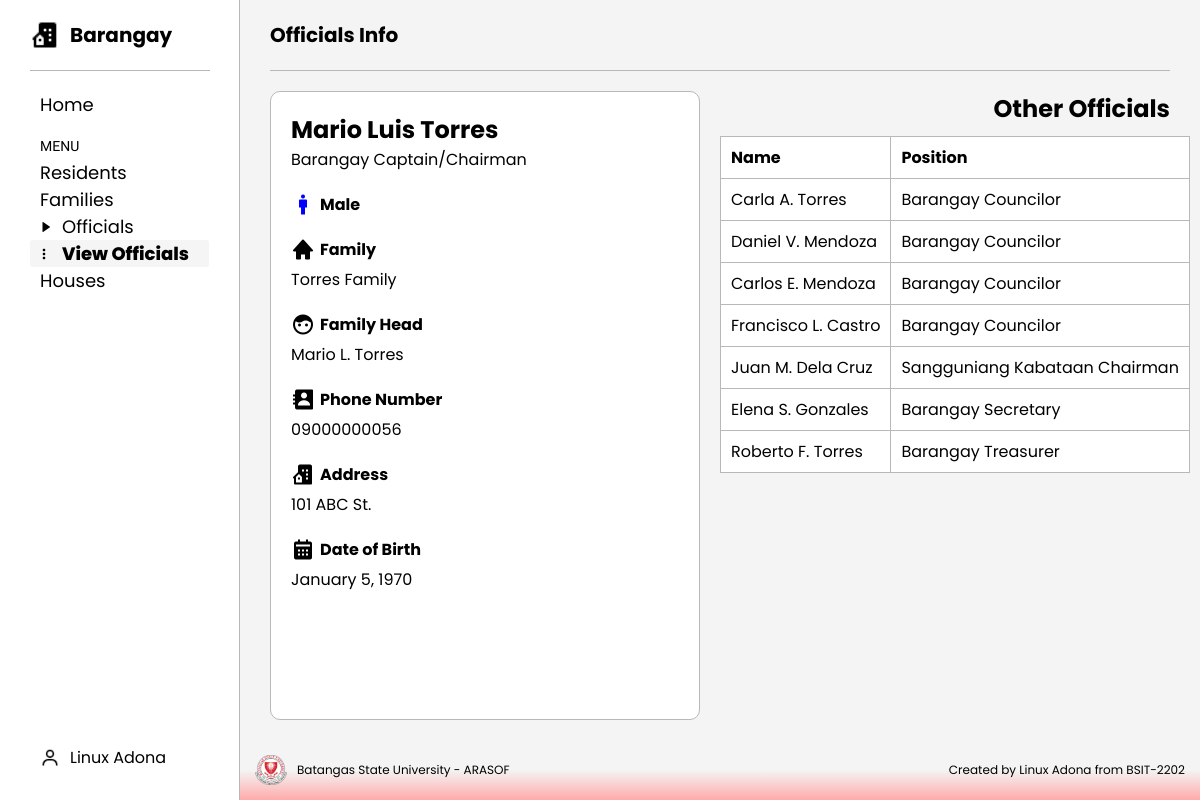
Page /officials-page/view_officials.php?id=17 on the committed database.
### tables this page shows
CREATE TABLE `officials` (
  `officials_id` int(11) NOT NULL,
  `resident_id` int(11) DEFAULT NULL,
  `position` varchar(100) DEFAULT NULL
);

CREATE TABLE `resident` (
  `resident_id` int(11) NOT NULL,
  `first_name` varchar(50) DEFAULT NULL,
  `middle_name` varchar(50) DEFAULT NULL,
  `last_name` varchar(50) DEFAULT NULL,
  `gender` enum('Male','Female') DEFAULT NULL,
  `date_of_birth` date DEFAULT NULL,
  `contact_number` varchar(11) NOT NULL,
  `address_id` int(11) DEFAULT NULL,
  `family_head` tinyint(1) DEFAULT NULL,
  `family_id` int(11) DEFAULT NULL
);

CREATE TABLE `family` (
  `family_id` int(11) NOT NULL,
  `family_name` varchar(100) DEFAULT NULL,
  `address_id` int(11) DEFAULT NULL,
  `family_head_id` int(11) DEFAULT NULL
);

CREATE TABLE `address` (
  `address_id` int(11) NOT NULL,
  `house_number` varchar(20) DEFAULT NULL,
  `street` varchar(100) DEFAULT NULL,
  `barangay_id` int(11) DEFAULT NULL
);

### brgy_management/tables/officials_info/members.php (the view)
<?php
function loadOfficialMembers($conn, $officials_id)
{
    $sql = "SELECT r.first_name, r.middle_name, r.last_name, r.resident_id, o.officials_id, o.position
            FROM officials o
            JOIN resident r ON r.resident_id = o.resident_id
            WHERE o.officials_id != ?";
    $stmt = $conn->prepare($sql);
    $stmt->bind_param("i", $officials_id);
    $stmt->execute();
    $result = $stmt->get_result();
    $output = "";
    if ($result->num_rows > 0) {
        while ($row = $result->fetch_assoc()) {
            $output .= "<tr>
                        <td><a href='../officials-page/view_officials.php?id=" . $row['officials_id'] . "'>" . $row['first_name'] . " " . substr($row['middle_name'], 0, 1) . ". " . $row['last_name'] . "</a></td>
                        <td>" . $row['position'] . "</td>
                    </tr>";
        }
    } else {
        $output .= "<tr><td colspan='2'>No Family Members found.</td></tr>";
    }
    return $output;
}

### officials-page/view_officials.php (shortened to what this page needs)
<?php include "../brgy_management/db.php"; ?>
<?php include "../brgy_management/tables/officials_info/details.php"; ?>
<?php include "../brgy_management/tables/officials_info/members.php"; ?>
<!DOCTYPE html>
<html lang="en">
<head>
    <link rel="stylesheet" href="../styles/officials/info.css">
    <link rel="stylesheet" href="../styles/style.css">
    <link href='https://unpkg.com/boxicons@2.1.4/css/boxicons.min.css' rel='stylesheet'>
</head>
<body>
    <div class="sidebar">
        <div class="brgy-logo">
            <img />
            <h2>Barangay</h2>
        </div>
        <div class="nav">
            <ul>
                <li><a href="../index.php">Home</a></li>
            </ul>
            <ul>
                <div class="seperator">MENU</div>
                <div class="menu">
                    <li>
                        <a href="../residents-page/residents.php">Residents</a>
                    </li>
                    <li>
                        <a href="../families-page/families.php">Families</a>
                    </li>
                    <li>
                        <img />
                        <a href="../officials-page/officials.php">Officials</a>
                    </li>
                    <li class="active">
                        <i class='bx bx-dots-vertical-rounded'></i>
                        <?php
                        $officials_id = isset($_GET['id']) ? $_GET['id'] : 0;
                        echo "<a href='view_officials.php?id=" . $officials_id . "'>View Officials</a>";
                        ?>
                    </li>
                    <li>
                        <a href="../houses-page/houses.php">Houses</a>
                    </li>
                </div>
            </ul>
        </div>
        <div class="session">
            <div class="user">
                <a href="https://www.facebook.com/Linux.Sale.Adona">
                    <img />
                    <p>Linux Adona</p>
                </a>
            </div>
        </div>
    </div>
    <div class="main">
        <header>
            <h2>Officials Info</h2>
        </header>
        <?php
        $officials_id = isset($_GET['id']) ? $_GET['id'] : 0;
        $official_details = getOfficialsDetails($conn, $officials_id);
        $official_members = loadOfficialMembers($conn, $officials_id);
        ?>
        <div class="content">
            <div class="left-bx">
                <div class="official-bx">
                    <h2>
                        <?php echo $official_details['first_name'] . " " . $official_details['middle_name'] . " " . $official_details['last_name']; ?>
                    </h2>
                    <p><?php echo $official_details['position'] ?? "N/A"; ?></p>
                </div>
                <div class="official-info-bx">
                    <div class="info-bx">
                        <?php echo getGender($conn, $officials_id); ?>
                        <h4><?php echo $official_details['gender'] ?? "N/A"; ?></h4>
                    </div>
                    <div class="info-bx">
                        <i class='bx bxs-home'></i>
                        <h4>Family</h4>
                    </div>
                    <p><?php echo getFamilyName($conn, $official_details['family_id']); ?> Family</p>
                    <div class="info-bx">
                        <i class='bx bxs-face'></i>
                        <h4>Family Head</h4>
                    </div>
                    <p><?php echo getFamilyHead($conn, $official_details['family_id'] ?? 0) ?></p>
                    <div class="info-bx">
                        <i class='bx bxs-contact'></i>
                        <h4>Phone Number</h4>
                    </div>
                    <p><?php echo $official_details['contact_number'] ?? "N/A"; ?></p>
                    <div class="info-bx">
                        <i class='bx bxs-building-house'></i>
                        <h4>Address</h4>
                    </div>
                    <p><?php echo isset($official_details) ? $official_details['house_number'] . " " . $official_details['street'] : 'N/A'; ?></p>
                    <div class="info-bx">
                        <i class='bx bxs-calendar'></i>
                        <h4>Date of Birth</h4>
                    </div>
                    <p><?php echo isset($official_details['date_of_birth']) ? date("F j, Y", strtotime($official_details['date_of_birth'])) : 'N/A'; ?></p>
                </div>
            </div>
            <div class="right-bx">
                <h2>Other Officials</h2>
                <table>
                    <thead>
                        <tr>
                            <th>Name</th>
                            <th>Position</th>
                        </tr>
                    </thead>
                    <tbody>
                        <?php echo $official_members; ?>
                    </tbody>
                </table>
            </div>
        </div>
        <footer>
            <div class="bsu-logo">
                <img src="../imgs/Batangas_State_Logo.png">
                <p>Batangas State University - ARASOF</p>
            </div>
            <p>Created by Linux Adona from BSIT-2202</p>
        </footer>
    </div>
</body>
</html>

### styles/officials/info.css (style rules this page uses)
.content { margin: 20px 30px; display: flex; gap: 20px; justify-content: space-between; }
.left-bx { justify-content: center; align-items: center; background-color: #fff; padding: 20px; border: 1px solid #b8b8b8; border-radius: 10px; width: 50%; height: calc(100vh - 171px); }
.right-bx { display: flex; flex-direction: column; gap: 10px; text-align: right; width: 50%; height: calc(100vh - 171px); }
.info-bx { margin: 20px 0 5px 0; display: flex; align-items: center; gap: 5px; }
.info-bx i { font-size: 24px; }
table { width: 100%; border-collapse: collapse; border: 1px solid #b8b8b8; }
table, th, td { border: 1px solid #ddd; }
th, td { padding: 8px 10px; text-align: left; background-color: #fff; border: 1px solid #b8b8b8; }
td { white-space: nowrap; }
td a { text-decoration: none; color: inherit; transition: all 0.3 ease; }
th:nth-child(1), td:nth-child(1) { width: auto; }
th:nth-child(2), td:nth-child(2) { width: 1%; }

### styles/style.css (style rules this page uses)
* { margin: 0; padding: 0; box-sizing: border-box; font-family: 'Poppins', sans-serif; }
body { height: 100vh; background: #f4f4f4; overflow: auto; }
.sidebar { position: fixed; display: flex; flex-direction: column; align-items: flex-start; width: 240px; height: 100vh; border-right: 1px solid #b8b8b8; background-color: #fff; z-index: 1000; }
.brgy-logo { display: flex; padding: 20px 0; align-items: center; margin: 0 30px; gap: 10px; width: 180px; border-bottom: 1px solid #b8b8b8; }
.brgy-logo img { height: 30px; }
.brgy-logo h2 { font-size: 20px; }
.nav { width: 100%; padding: 20px 30px; }
.nav ul li { display: flex; list-style: none; align-items: center; border-radius: 3px; }
.nav ul li img { height: 12px; padding-left: 10px; }
.nav ul li a { width: 100%; }
.nav a { display: flex; flex-direction: column; text-decoration: none; font-size: 18px; color: inherit; gap: 10px; padding: 0 10px; border-radius: 3px; }
.nav .seperator { font-size: 14px; font-family: 'Lexend Giga', sans-serif; margin-top: 20px; margin-bottom: 5px; }
.active { font-weight: 800; background-color: #f5f5f5; }
.active i { margin-left: 6px; }
.seperator { padding-left: 10px; }
.menu li { list-style: none; display: flex; align-items: center; border-radius: 3px; }
.menu li a { width: 100%; }
.menu img { height: 12px; padding-left: 10px; }
.session { display: flex; justify-content: space-between; align-items: center; width: 100%; margin-top: auto; padding: 20px 30px; gap: 10px; }
.user { display: flex; align-items: center; padding: 10px; gap: 10px; border-radius: 4px; cursor: pointer; }
.user a { text-decoration: none; display: flex; color: inherit; gap: 10px; align-items: center; }
.session .user p { font-size: 16px; }
.user img { height: 20px; }
.main { margin-left: 240px; display: flex; flex-direction: column; min-height: 100vh; }
header { display: flex; position: static; padding: 20px 0; margin: 0 30px; justify-content: space-between; border-bottom: 1px solid #b8b8b8; }
header h2 { font-size: 20px; }
footer { margin-top: auto; padding: 15px; font-size: 12px; display: flex; justify-content: space-between; background: linear-gradient(to top, #ffaaaa, #f4f4f4, #f4f4f4); align-items: center; }
.bsu-logo { display: flex; align-items: center; gap: 10px; }
.bsu-logo img { height: 30px; }

### rows in the picture
officials: resident.first_name "Mario", resident.middle_name "Luis", resident.last_name "Torres", position "Barangay Captain/Chairman", resident.gender "Male", resident.family_name "Torres", resident.last_name "Mario L. Torres", resident.contact_number "09000000056", address.house_number "101", address.street "ABC St.", resident.date_of_birth "January 5, 1970"
officials: resident.first_name "Carla", resident.middle_name "A", resident.last_name "Torres", position "Barangay Councilor"
officials: resident.first_name "Daniel", resident.middle_name "V", resident.last_name "Mendoza", position "Barangay Councilor"
officials: resident.first_name "Carlos", resident.middle_name "E", resident.last_name "Mendoza", position "Barangay Councilor"
officials: resident.first_name "Francisco", resident.middle_name "L", resident.last_name "Castro", position "Barangay Councilor"
officials: resident.first_name "Juan", resident.middle_name "M", resident.last_name "Dela Cruz", position "Sangguniang Kabataan Chairman"
officials: resident.first_name "Elena", resident.middle_name "S", resident.last_name "Gonzales", position "Barangay Secretary"
officials: resident.first_name "Roberto", resident.middle_name "F", resident.last_name "Torres", position "Barangay Treasurer"
